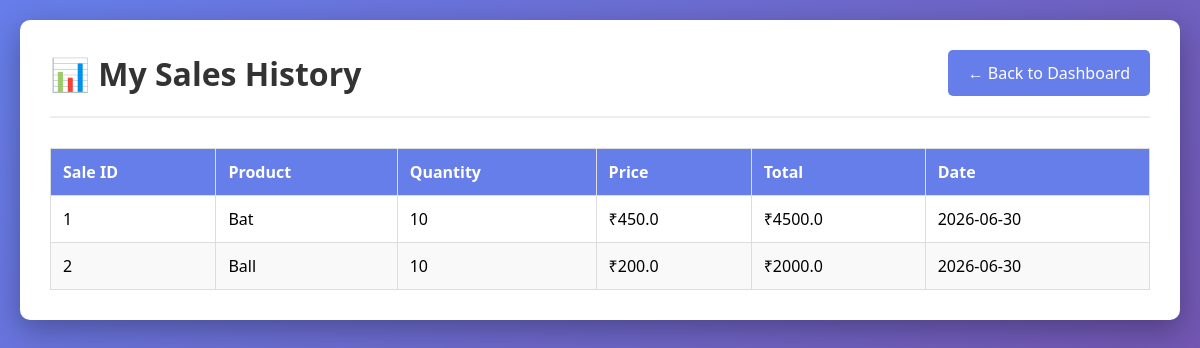
/merchant/my_sales (signed in), run on the app's committed database.
### tables this page shows
CREATE TABLE sales (
        sale_id INTEGER PRIMARY KEY AUTOINCREMENT,
        product_id TEXT,
        product_name TEXT,
        quantity INTEGER,
        price REAL,
        total REAL,
        merchant_id INTEGER,
        customer_id INTEGER,
        sale_date TEXT,
        FOREIGN KEY (merchant_id) REFERENCES users(user_id),
        FOREIGN KEY (customer_id) REFERENCES users(user_id)
    );

### app.py (the view)
@app.route("/merchant/my_sales")
@login_required
@merchant_required
def merchant_my_sales():
    merchant_id = session['user_id']
    conn = sqlite3.connect("inventory.db")
    cursor = conn.cursor()
    cursor.execute("SELECT * FROM sales WHERE merchant_id = ? ORDER BY sale_date DESC", (merchant_id,))
    sales = cursor.fetchall()
    conn.close()
    return render_template("merchant/my_sales.html", sales=sales)

### app.py (called while the page is built)
def login_required(f):
    @wraps(f)
    def decorated_function(*args, **kwargs):
        if 'user_id' not in session:
            return redirect(url_for('login'))
        return f(*args, **kwargs)
    return decorated_function

def merchant_required(f):
    @wraps(f)
    def decorated_function(*args, **kwargs):
        if session.get('role') != 'merchant':
            return "Access Denied", 403
        return f(*args, **kwargs)
    return decorated_function

### templates/merchant/my_sales.html (shortened to what this page needs)
<!DOCTYPE html>
<html lang="en">
<head>
    <link rel="stylesheet" href="{{ url_for('static', filename='style.css') }}">
</head>
<body>
    <div class="container">
        <div class="header">
            <h1>📊 My Sales History</h1>
            <a href="/merchant/dashboard" class="btn">← Back to Dashboard</a>
        </div>
        <table>
            <thead>
                <tr>
                    <th>Sale ID</th>
                    <th>Product</th>
                    <th>Quantity</th>
                    <th>Price</th>
                    <th>Total</th>
                    <th>Date</th>
                </tr>
            </thead>
            <tbody>
                {% for sale in sales %}
                <tr>
                    <td>{{ sale[0] }}</td>
                    <td>{{ sale[2] }}</td>
                    <td>{{ sale[3] }}</td>
                    <td>₹{{ sale[4] }}</td>
                    <td>₹{{ sale[5] }}</td>
                    <td>{{ sale[8] }}</td>
                </tr>
                {% endfor %}
            </tbody>
        </table>
    </div>
</body>
</html>

### static/style.css (style rules this page uses)
* { margin: 0; padding: 0; box-sizing: border-box; }
body { font-family: 'Segoe UI', Tahoma, Geneva, Verdana, sans-serif; background: linear-gradient(135deg, #667eea 0%, #764ba2 100%); min-height: 100vh; padding: 20px; }
.container { max-width: 1200px; margin: 0 auto; background: white; padding: 30px; border-radius: 10px; box-shadow: 0 10px 30px rgba(0,0,0,0.3); }
.header { display: flex; justify-content: space-between; align-items: center; margin-bottom: 30px; padding-bottom: 20px; border-bottom: 2px solid #eee; }
.header h1 { color: #333; font-size: 2em; }
.btn { display: inline-block; background: #667eea; color: white; padding: 12px 20px; text-decoration: none; border-radius: 5px; text-align: center; transition: 0.3s; border: none; cursor: pointer; font-size: 1em; }
table { width: 100%; border-collapse: collapse; margin-top: 20px; }
th, td { border: 1px solid #ddd; padding: 12px; text-align: left; }
th { background: #667eea; color: white; font-weight: bold; }
tr:nth-child(even) { background: #f9f9f9; }
h1 { color: #333; }

### data on the page
sales: sale_id "1", product_name "Bat", quantity "10", price "450.0", total "4500.0", sale_date "2026-06-30"
sales: sale_id "2", product_name "Ball", quantity "10", price "200.0", total "2000.0", sale_date "2026-06-30"
